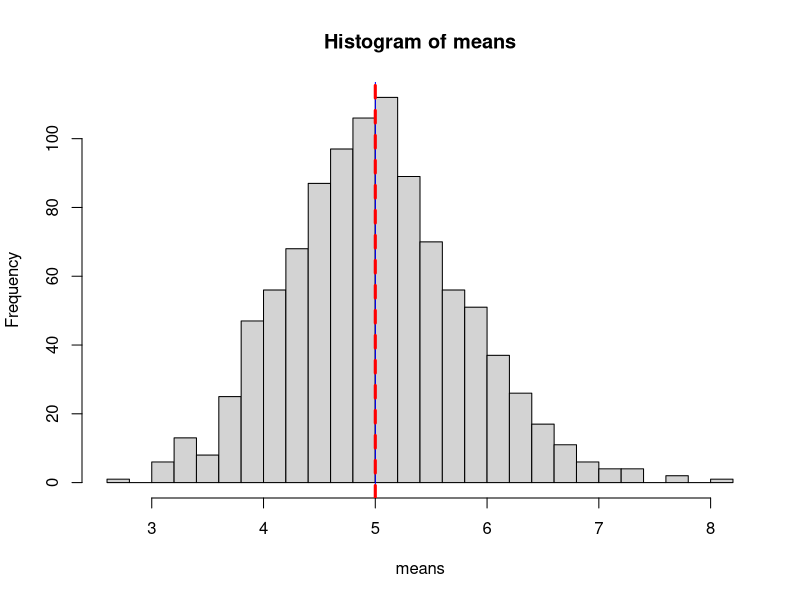
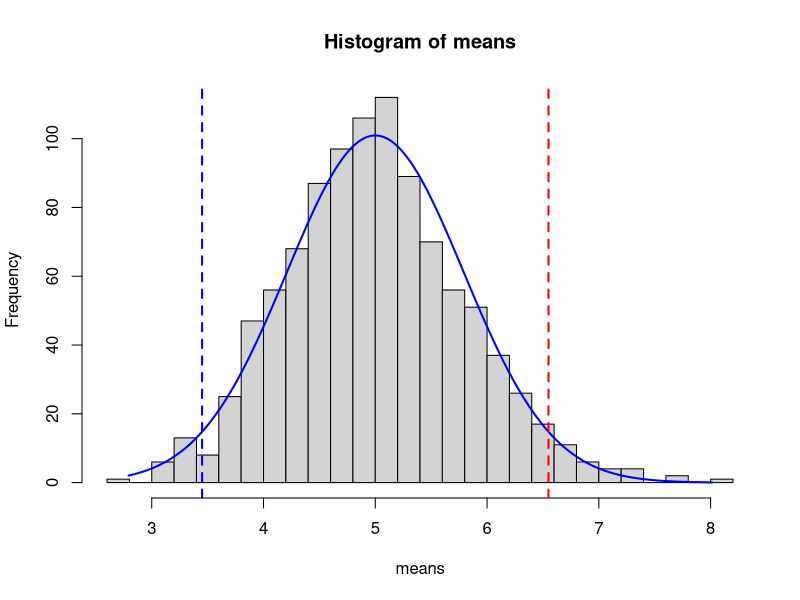

These figures' R source, in order:
## ---- chunk 1
knitr::opts_chunk$set(echo = TRUE)
## ---- chunk 2
set.seed(43)
lambda = 0.2
sampleSize = 40
simulationCount = 1000

means = NULL
for (i in 1 : simulationCount) means = c(means, mean(rexp(sampleSize, rate = lambda)))
## ---- chunk 3
sampleMean = mean(means)
## ---- chunk 4
sampleMean
## ---- chunk 5
thoericalMean = 1 / lambda
## ---- chunk 6
thoericalMean
## ---- chunk 7
h <- hist(means, breaks = 20)
abline(v=c(sampleMean,thoericalMean), col=c("blue", "red"), lty=c(1,2), lwd=c(1, 3))
## ---- chunk 8
sampleVariance = var(means)
## ---- chunk 9
sampleVariance
## ---- chunk 10
thoericalVariance = 1 / (sampleSize * lambda^2)
## ---- chunk 11
thoericalVariance
## ---- chunk 12
confidenceInterval <- (1/lambda) + (c(-1, 1) * qnorm(0.975) * (1/lambda) / sqrt(sampleSize))
outOfInterval <- sum(means < confidenceInterval[1] | means > confidenceInterval[2])
print(confidenceInterval)
paste(outOfInterval * 100.0 / simulationCount, "%")
## ---- chunk 13
h <- hist(means, breaks = 20)
xfit <- seq(min(means),max(means),length=simulationCount)
yfit <- dnorm(xfit, mean = 1 / lambda, sd = 1 / (lambda*sqrt(sampleSize)))
yfit <- yfit * diff(h$mids[1:2]) * simulationCount
lines(xfit, yfit, col="blue", lwd=2)
abline(v=c(confidenceInterval[1],
           confidenceInterval[2]), 
       col=c("blue", "red"),
       lty=c(2,2), lwd=c(2, 2))
